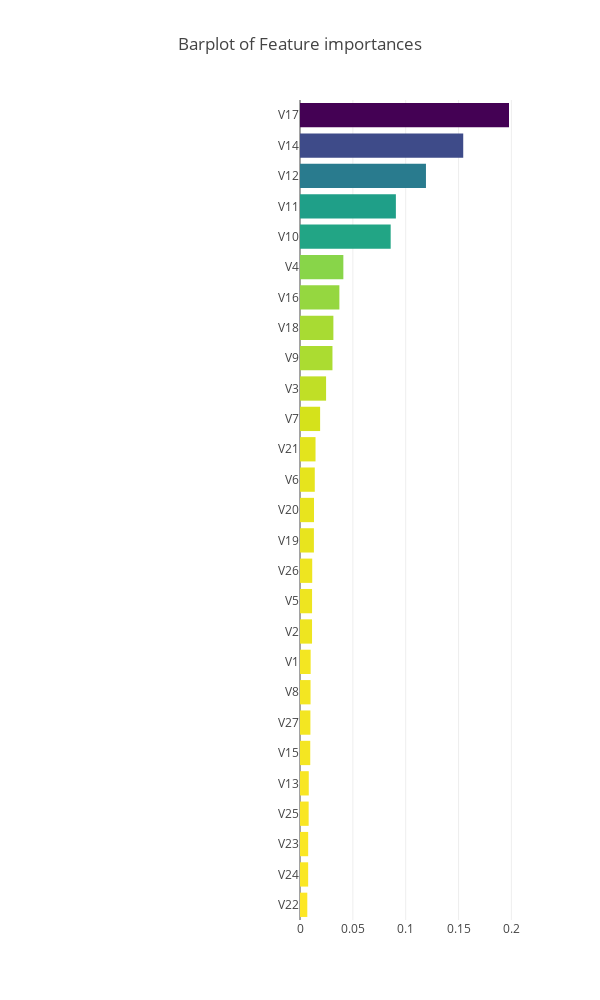

The cell this chart's notebook holds for it:
### Code cell
# Visualizing feature importance
import plotly.graph_objs as go
from plotly.offline import download_plotlyjs,init_notebook_mode,plot,iplot
init_notebook_mode(connected=True)

x, y = (list(x) for x in zip(*sorted(zip(rnd_clf.feature_importances_, df.iloc[:,2:29].columns), 
                                     reverse = False)))
trace2 = go.Bar(
    x = x ,
    y = y,
    marker = dict(color=x, colorscale = 'Viridis', reversescale = True),
    name = 'Random Forest Feature importance',
    orientation = 'h',
)

layout = dict(
    title='Barplot of Feature importances',
    width = 600, height = 1000,
    yaxis=dict( showgrid=False, showline=False, showticklabels=True),
    margin=dict(l=300),
)

fig1 = go.Figure(data=[trace2], layout=layout)
iplot(fig1)

### Figure 1 — Plotly figure (JSON) as saved in the notebook; plotly's stock layout.template omitted (floating-point values rounded to 4 significant figures)
{"data": [{"marker": {"color": [0.006905, 0.007716, 0.00773, 0.00819, 0.008296, 0.009702, 0.009837, 0.009973, 0.01008, 0.01139, 0.01142, 0.01157, 0.01315, 0.01326, 0.01398, 0.0147, 0.01903, 0.02468, 0.03071, 0.03158, 0.03726, 0.04101, 0.08579, 0.09071, 0.1192, 0.1544, 0.1977], "colorscale": "Viridis", "reversescale": true}, "name": "Random Forest Feature importance", "orientation": "h", "type": "bar", "uid": "bcdb757c-7075-4248-8ccb-272860741daf", "x": [0.006905, 0.007716, 0.00773, 0.00819, 0.008296, 0.009702, 0.009837, 0.009973, 0.01008, 0.01139, 0.01142, 0.01157, 0.01315, 0.01326, 0.01398, 0.0147, 0.01903, 0.02468, 0.03071, 0.03158, 0.03726, 0.04101, 0.08579, 0.09071, 0.1192, 0.1544, 0.1977], "y": ["V22", "V24", "V23", "V25", "V13", "V15", "V27", "V8", "V1", "V2", "V5", "V26", "V19", "V20", "V6", "V21", "V7", "V3", "V9", "V18", "V16", "V4", "V10", "V11", "V12", "V14", "V17"]}], "layout": {"height": 1000, "margin": {"l": 300}, "title": {"text": "Barplot of Feature importances"}, "width": 600, "yaxis": {"showgrid": false, "showline": false, "showticklabels": true}}}
